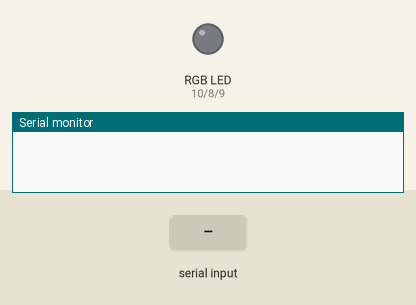
Recording of a sketch running on a simulated Arduino Uno, built with avr-gcc and run on an emulated ATmega328P. Parts: an RGB LED mixed from three pins (HIGH = lit), the last lines printed to the serial monitor. Inputs (shaded band) come from the test bench. Dim RGB values are drawn brighter than linear.

Above: at 1.2 s.
1.3 s: "90,45,200\n" received over Serial
At 2.4 s:
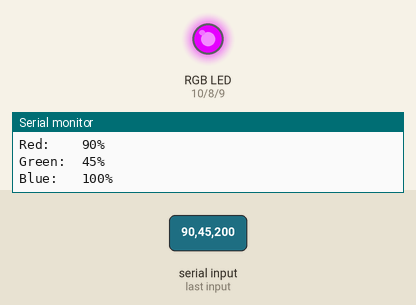
2.8 s: "30,150,10\n" received over Serial
At 3.5 s:
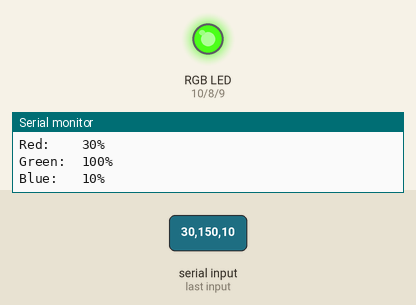
4.3 s: "90,45\n" received over Serial
At 4.8 s:
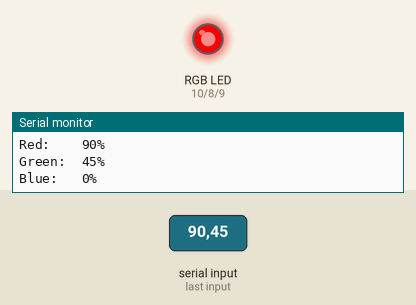
5.8 s: "5\n" received over Serial
At 6.2 s:
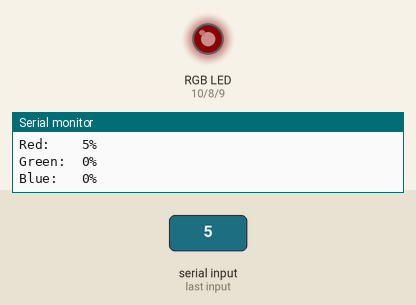
7.3 s: "1,90\n" received over Serial
At 8.3 s:
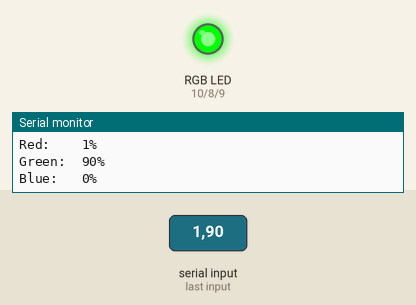
8.8 s: "1,90,45\n" received over Serial
At 9.2 s:
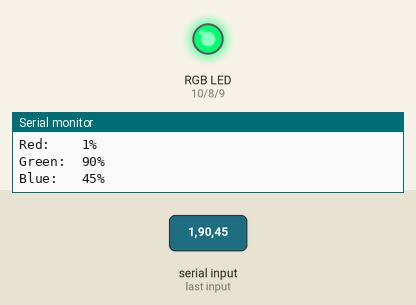
Timing chart, 0 to 11.3 s (numbered marks = the images above; inputs shaded):
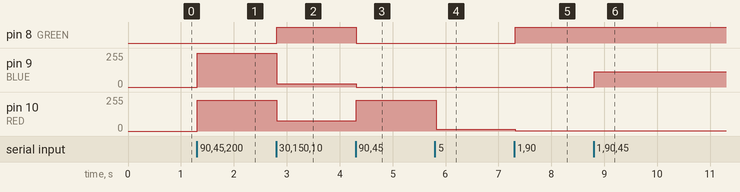

Measured:
- after the input at 1.3 s, pin 9 (BLUE): 0/255 → 255/255 at once; pin 10 (RED): 0/255 → 229/255 at once
- after the input at 2.8 s, pin 8 (GREEN): LOW → HIGH at once; pin 9 (BLUE): 255/255 → 25/255 at once; pin 10 (RED): 229/255 → 76/255 at once
- after the input at 4.3 s, pin 8 (GREEN): HIGH → LOW at once; pin 9 (BLUE): 25/255 → 0/255 at once; pin 10 (RED): 76/255 → 229/255 at once
- after the input at 5.8 s, pin 10 (RED): 229/255 → 12/255 at once
- after the input at 7.3 s, pin 8 (GREEN): LOW → HIGH at once; pin 10 (RED): 12/255 → 2/255 at once
- after the input at 8.8 s, pin 9 (BLUE): 0/255 → 114/255 at once

The sketch:

serial-list_control.ino
```cpp
//serial-list_control.ino
/*Program to control arduino using the serial monitor.
From Blum: pg159-160 adapted for a common cathod RGB LED

learned about Serial.parseInt(), Serial.setTimeout(#),
 and constrain(val, min, max)
*/

const int RED   = 10;
const int GREEN = 8;
const int BLUE  = 9;

void setup(){
  Serial.begin(9600);
  Serial.setTimeout(10);
  pinMode(RED, OUTPUT);
  pinMode(GREEN, OUTPUT);
  pinMode(BLUE, OUTPUT);
  digitalWrite(RED, LOW);
  digitalWrite(GREEN, LOW);
  digitalWrite(BLUE, LOW);
}

void loop(){
  if(Serial.available()){
    int val1 = Serial.parseInt();
    int val2 = Serial.parseInt();
    int val3 = Serial.parseInt();
    while(Serial.available()){
      Serial.read();
    }
    int val1c = constrain(val1, 0, 100);
    int val2c = constrain(val2, 0, 100);
    int val3c = constrain(val3, 0, 100);

    int rval = map(val1c, 0, 100, 0, 255);
    int gval = map(val2c, 0, 100, 0, 255);
    int bval = map(val3c, 0, 100, 0, 255);

    analogWrite(RED, rval);
    analogWrite(GREEN, gval);
    analogWrite(BLUE, bval);

    Serial.println("Red:    " + String(val1c) + "%");
    Serial.println("Green:  " + String(val2c) + "%");
    Serial.println("Blue:   " + String(val3c) + "%\n");
  }
}
```
